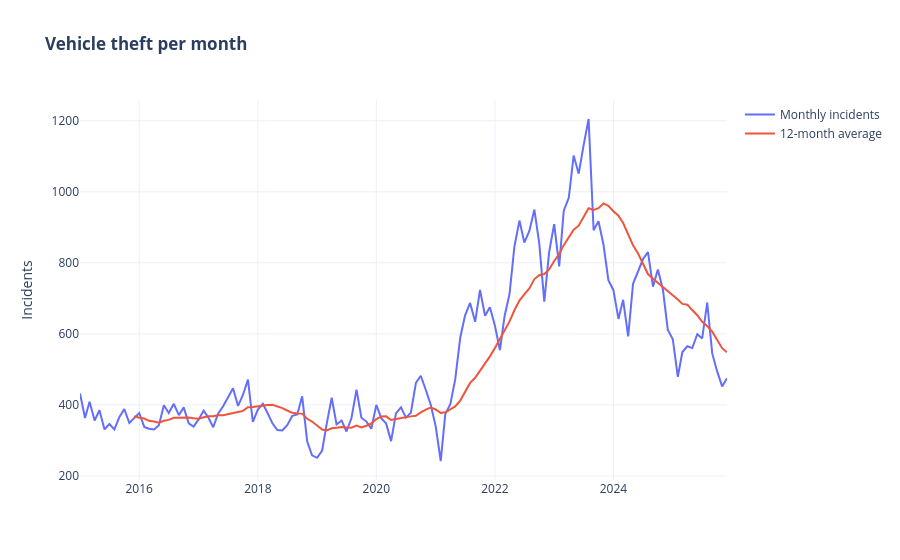

Source (notebook cell):
### Markdown cell above
## 2. The vehicle theft surge
Vehicle theft is the category that moves differently from the others. Here is its monthly evolution, smoothed with a 12-month rolling average to show the trend beyond seasonal noise.

### Code cell
vt = full[full["CATEGORY"] == "Vehicle theft"]
monthly_vt = (vt.groupby(pd.Grouper(key="DATE", freq="MS")).size()
                .rename("Monthly incidents").to_frame())
monthly_vt["12-month average"] = monthly_vt["Monthly incidents"].rolling(12).mean()

fig = px.line(monthly_vt, y=["Monthly incidents", "12-month average"],
              title="<b>Vehicle theft per month</b>")
fig.update_layout(legend_title_text="", xaxis_title=None, yaxis_title="Incidents")
fig.show()

peak_year = int(yearly["Vehicle theft"].idxmax())
peak_month = monthly_vt["Monthly incidents"].idxmax()
print("Peak year: {} ({:,} incidents, {:+.0%} vs {})".format(
    peak_year, yearly.loc[peak_year, "Vehicle theft"],
    yearly.loc[peak_year, "Vehicle theft"] / yearly.loc[BASE_YEAR, "Vehicle theft"] - 1, BASE_YEAR))
print("Busiest month:", peak_month.strftime("%B %Y"))

### Figure 1 — Plotly figure (JSON) as saved in the notebook; plotly's stock layout.template omitted (floating-point values rounded to 4 significant figures; data arrays with more than 128 entries replaced by an {"elided": "..."} marker saying what was removed)
{"data": [{"hovertemplate": "variable=Monthly incidents<br>DATE=%{x}<br>value=%{y}<extra></extra>", "legendgroup": "Monthly incidents", "line": {"color": "#636efa", "dash": "solid"}, "marker": {"symbol": "circle"}, "mode": "lines", "name": "Monthly incidents", "orientation": "v", "showlegend": true, "type": "scatter", "x": {"elided": "132 str values"}, "xaxis": "x", "y": {"elided": "132 float values"}, "yaxis": "y"}, {"hovertemplate": "variable=12-month average<br>DATE=%{x}<br>value=%{y}<extra></extra>", "legendgroup": "12-month average", "line": {"color": "#EF553B", "dash": "solid"}, "marker": {"symbol": "circle"}, "mode": "lines", "name": "12-month average", "orientation": "v", "showlegend": true, "type": "scatter", "x": {"elided": "132 str values"}, "xaxis": "x", "y": {"elided": "132 float values"}, "yaxis": "y"}], "layout": {"legend": {"title": {"text": ""}, "tracegroupgap": 0}, "title": {"text": "<b>Vehicle theft per month</b>"}, "xaxis": {"anchor": "y", "domain": [0, 1], "title": {}}, "yaxis": {"anchor": "x", "domain": [0, 1], "title": {"text": "Incidents"}}}}
